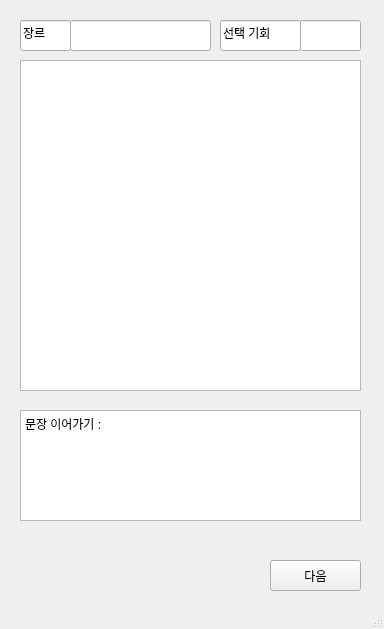
<?xml version="1.0" encoding="UTF-8"?>
<ui version="4.0">
 <class>MainWindow</class>
 <widget class="QMainWindow" name="MainWindow">
  <property name="geometry">
   <rect>
    <x>0</x>
    <y>0</y>
    <width>384</width>
    <height>629</height>
   </rect>
  </property>
  <property name="windowTitle">
   <string>MainWindow</string>
  </property>
  <widget class="QWidget" name="centralwidget">
   <widget class="QPlainTextEdit" name="story_display">
    <property name="geometry">
     <rect>
      <x>20</x>
      <y>60</y>
      <width>341</width>
      <height>331</height>
     </rect>
    </property>
    <property name="plainText">
     <string/>
    </property>
   </widget>
   <widget class="QPlainTextEdit" name="user_text_input">
    <property name="geometry">
     <rect>
      <x>20</x>
      <y>410</y>
      <width>341</width>
      <height>111</height>
     </rect>
    </property>
    <property name="plainText">
     <string>문장 이어가기 : </string>
    </property>
   </widget>
   <widget class="QPushButton" name="next_button">
    <property name="geometry">
     <rect>
      <x>270</x>
      <y>560</y>
      <width>91</width>
      <height>31</height>
     </rect>
    </property>
    <property name="text">
     <string>다음</string>
    </property>
   </widget>
   <widget class="QLineEdit" name="lineEdit_2">
    <property name="geometry">
     <rect>
      <x>220</x>
      <y>20</y>
      <width>81</width>
      <height>31</height>
     </rect>
    </property>
    <property name="text">
     <string>선택 기회 </string>
    </property>
   </widget>
   <widget class="QLineEdit" name="lineEdit">
    <property name="geometry">
     <rect>
      <x>20</x>
      <y>20</y>
      <width>51</width>
      <height>31</height>
     </rect>
    </property>
    <property name="text">
     <string>장르</string>
    </property>
   </widget>
   <widget class="QLineEdit" name="choice_input">
    <property name="geometry">
     <rect>
      <x>300</x>
      <y>20</y>
      <width>61</width>
      <height>31</height>
     </rect>
    </property>
    <property name="text">
     <string/>
    </property>
   </widget>
   <widget class="QLineEdit" name="genre_input">
    <property name="geometry">
     <rect>
      <x>70</x>
      <y>20</y>
      <width>141</width>
      <height>31</height>
     </rect>
    </property>
    <property name="text">
     <string/>
    </property>
   </widget>
  </widget>
  <widget class="QStatusBar" name="statusbar"/>
  <action name="action">
   <property name="text">
    <string>아</string>
   </property>
  </action>
  <action name="actionnew_gaem">
   <property name="text">
    <string>new game</string>
   </property>
  </action>
  <action name="actionsave">
   <property name="text">
    <string>save</string>
   </property>
  </action>
  <action name="actionload">
   <property name="text">
    <string>load</string>
   </property>
  </action>
  <action name="actionhelp">
   <property name="text">
    <string>help</string>
   </property>
  </action>
 </widget>
 <resources/>
 <connections/>
</ui>
